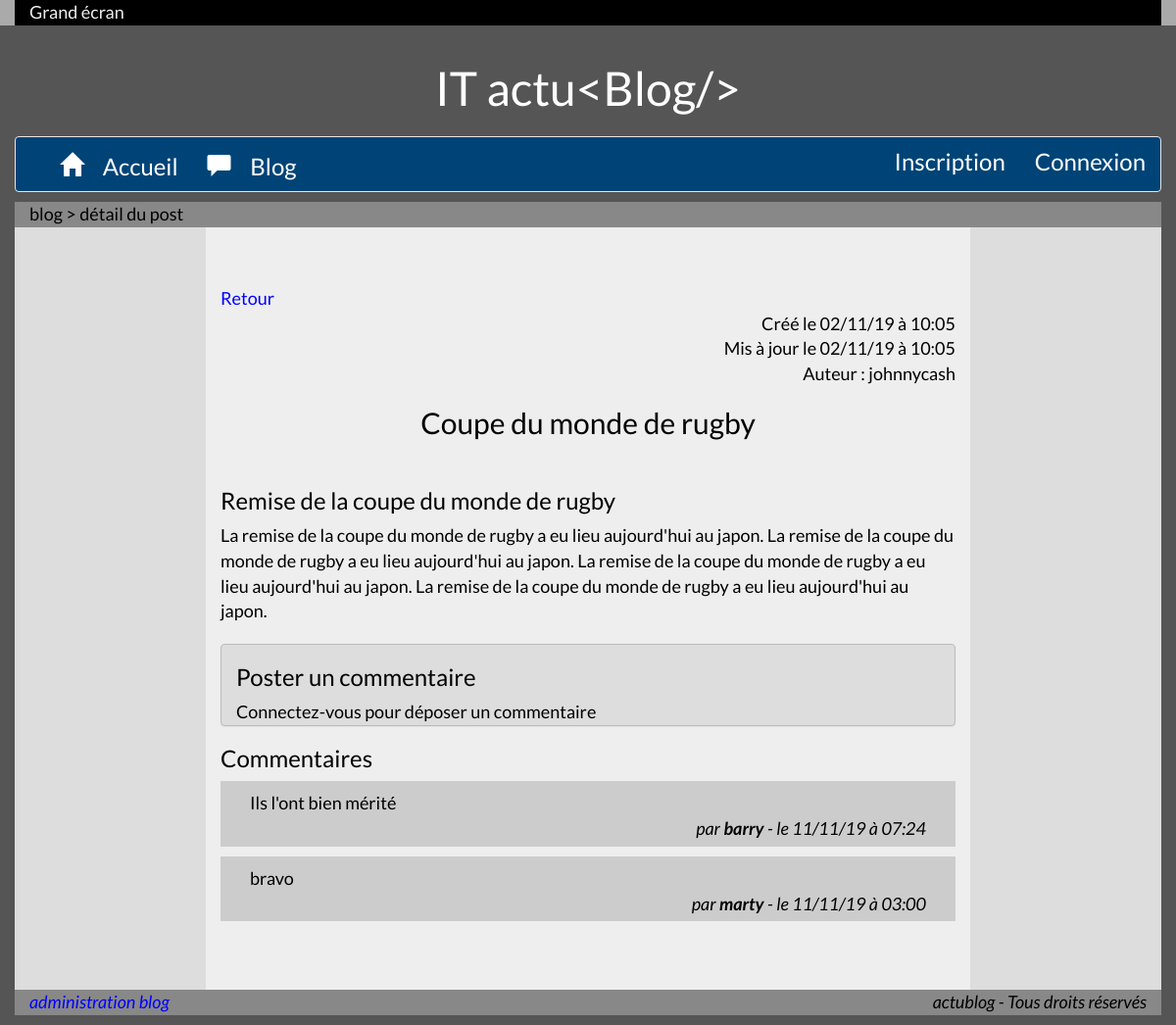
/blog/post/1, run on the app's committed database.
### tables this page shows
CREATE TABLE IF NOT EXISTS `post` (
  `id_post` int(11) NOT NULL AUTO_INCREMENT,
  `title` varchar(100) NOT NULL,
  `headnote` varchar(500) NOT NULL,
  `content` text NOT NULL,
  `creation_time` datetime NOT NULL,
  `revision_time` datetime NOT NULL,
  `id_user` int(11) NOT NULL,
  PRIMARY KEY (`id_post`),
  KEY `id_user` (`id_user`)
);

CREATE TABLE IF NOT EXISTS `user` (
  `id_user` int(11) NOT NULL AUTO_INCREMENT,
  `username` varchar(100) NOT NULL,
  `email` varchar(100) NOT NULL,
  `password_hash` char(60) NOT NULL,
  `register_date` date NOT NULL,
  `admin_granted` tinyint(1) NOT NULL DEFAULT '0',
  PRIMARY KEY (`id_user`)
);

CREATE TABLE IF NOT EXISTS `comment` (
  `id_comment` int(11) NOT NULL AUTO_INCREMENT,
  `content` text NOT NULL,
  `validated` tinyint(1) NOT NULL,
  `creation_time` datetime NOT NULL,
  `id_post` int(11) NOT NULL,
  `id_user` int(11) NOT NULL,
  PRIMARY KEY (`id_comment`),
  KEY `id_post` (`id_post`),
  KEY `id_user` (`id_user`)
);

### core/View.php (called while the page is built, shortened)
<?php
class View
{
    public function __construct(string $page, string $view, array $vars, bool $noView = false)
    {
        $this->session = new Session();
        $this->render($page, $view, $vars, $noView);
    }
    public function render(string $page, string $view, array $vars, bool $noView = false)
    {
        if ($noView != false) {
            $content_for_layout = $noView;
        } else {
            extract($vars);
            if (substr($page, 0, 6) == 'admin_') {
                $pathBase = 'views/backend/';
            } else {
                $pathBase = 'views/frontend/';
            }
            if (is_file($pathBase . $page . '/' . $view . '.php')) {
                include ROOT . $pathBase . $page . '/' . $view . '.php';
            } else {
                $content_for_layout = 'NO VIEW';
            }
        }
    }
    public function url(string $page, string $action, array $params = array())
    {
        if (empty($params)) {
            return URLROOT . $page . '/' . $action;
        } else {
            return URLROOT . $page . '/' . $action . '/' . implode('/', $params);
        }
    }
}

### core/Controller.php (called while the page is built, shortened)
<?php
class Controller
{
    private $vars = array();
    public $noView = false;
    public function __construct(array $url)
    {
        $deducedMethodName = lcfirst(implode(array_map('ucfirst', explode('_', $url['action']))));
        call_user_func_array(array($this, $deducedMethodName), $url['params']);
        $this->callView($url['page'], $url['action']);
    }
    public function set(string $varname, $var)
    {
        $this->vars[$varname] = $var;
    }
    public function callView(string $page, string $view)
    {
        $oView = new View($page, $view, $this->vars, $this->noView);
    }
}

### index.php (called while the page is built, shortened)
<?php
require ROOT . '/core/Controller.php';
require ROOT . '/core/View.php';
$urlParts = explode('/', strtolower($_GET['rewrite']));
$url = array('page' => null, 'action' => null, 'params' => array());
if (count($urlParts) > 0) {
    $url['page'] = $urlParts[0];
}
if (count($urlParts) > 1) {
    $url['action'] = $urlParts[1];
}
if (count($urlParts) > 2) {
    $params = array_slice($urlParts, 2);
    foreach ($params as $param) {
        if (!empty($param)) {
            $url['params'][] = $param;
        }
    }
}
if (!empty($url['page'])) {
    $access = true;
    $basePath = 'controllers/frontend/';
    if (!$access) {
        $url = array('page' => 'common', 'action' => 'access_denied', 'params' => array());
        Controller::redirect($url);
    } else {
        $controllerName = implode(array_map('ucfirst', explode('_', $url['page']))) . 'Controller';
        if (is_file($basePath . $controllerName . '.php')) {
            if (!empty($url['action'])) {
                $methodName = lcfirst(implode(array_map('ucfirst', explode('_', $url['action']))));
                if (method_exists($controllerName, $methodName)) {
                    $url = array('page' => $url['page'], 'action' => $url['action'], 'params' => $url['params']);
                } else {
                    $url = array('page' => $url['page'], 'action' => 'index', 'params' => array());
                    Controller::redirect($url);
                }
            } else {
                $url = array('page' => $url['page'], 'action' => 'index', 'params' => array());
                Controller::redirect($url);
            }
        } else {
            $url = array('page' => 'common', 'action' => 'error404', 'params' => array());
            Controller::redirect($url);
        }
    }
} else {
    $url = array('page' => 'home', 'action' => 'index', 'params' => array());
    Controller::redirect($url);
}
$oController = new $controllerName($url);

### controllers/frontend/BlogController.php (called while the page is built, shortened)
<?php
class BlogController extends Controller
{
    public function post(int $idPost)
    {
        $postManager = new PostManager();
        $userManager = new UserManager();
        $commentManager = new CommentManager();
        $post = $postManager->get($idPost);
        $user = $userManager->get($post->idUser());
        $comments = $commentManager->getAllValidatedForPost($post->idPost());
        $usersWhoCommented = $userManager->getAllWhoDidValidatedCommentForPost($post->idPost());
    }
}

### modeles/Manager.php (called while the page is built, shortened)
<?php
class Manager
{
    private static $db = false;
    protected static function dbConnect()
    {
        $dbConn = new PDO('mysql:host=localhost;dbname=mvc_blog;charset=UTF8', 'root', '');
        $dbConn->setAttribute(PDO::ATTR_ERRMODE, PDO::ERRMODE_WARNING);
        return $dbConn;
    }
    public static function getDb()
    {
        if (self::$db == false) {
            self::$db = self::dbConnect();
        }
        return self::$db;
    }
}

### modeles/PostManager.php (called while the page is built, shortened)
<?php
class PostManager extends Manager
{
    public function get(int $idPost)
    {
        $req = self::getDb()->prepare('SELECT * FROM post WHERE id_post = :id;');
        $req->bindValue('id', $idPost);
        $req->execute();
        $row = $req->fetch();
        if ($row == false) {
            return false;
        } else {
            return new Post($row);
        }
    }
}

### modeles/Post.php (called while the page is built, shortened)
<?php
class Post
{
    private $idPost;
    private $title;
    private $headnote;
    private $content;
    private $revisionTime;
    private $idUser;
    public function idPost()
    {
        return $this->idPost;
    }
    public function title()
    {
        return $this->title;
    }
    public function headnote()
    {
        return $this->headnote;
    }
    public function content()
    {
        return $this->content;
    }
    public function revisionTime()
    {
        return $this->revisionTime;
    }
    public function idUser()
    {
        return $this->idUser;
    }
    public function setIdPost($id)
    {
        $this->idPost = $id;
    }
    public function setTitle($title)
    {
        $this->title = $title;
    }
    public function setHeadnote($headnote)
    {
        $this->headnote = $headnote;
    }
    public function setContent($content)
    {
        $this->content = $content;
    }
    public function setRevisionTime($revisionTime)
    {
        $this->revisionTime = $revisionTime;
    }
    public function setIdUser($idUser)
    {
        $this->idUser = $idUser;
    }
    public function hydrate(array $datas)
    {
        foreach ($datas as $fieldName => $data) {
            $fieldNameParts = explode('_', $fieldName);
            $methodName = 'set';
            foreach ($fieldNameParts as $fieldNamePart) {
                $methodName .= ucfirst($fieldNamePart);
            }
        }
    }
}

### modeles/UserManager.php (called while the page is built, shortened)
<?php
class UserManager extends Manager
{
    public function get(int $idUser)
    {
        $req = self::getDb()->prepare('SELECT * FROM user WHERE id_user = :id_user;');
        $req->bindValue('id_user', $idUser);
        $req->execute();
        $row = $req->fetch();
        if ($row == false) {
            return false;
        } else {
            return new User($row);
        }
    }
    public function getAllWhoDidValidatedCommentForPost(int $idPost)
    {
        $req = self::getDb()->prepare('
            SELECT u.*
            FROM user u, comment c
            WHERE u.id_user = c.id_user
            AND c.id_post = :id_post
            AND c.validated = 1
            GROUP BY u.id_user;
        ');
        $req->bindValue('id_post', $idPost);
        $req->execute();
        $usersWhoCommented = array();
        while ($row = $req->fetch()) {
            $usersWhoCommented[$row['id_user']] = new User($row);
        }
        return $usersWhoCommented;
    }
}

### modeles/User.php (called while the page is built, shortened)
<?php
class User
{
    private $username;
    public function username()
    {
        return $this->username;
    }
    public function setUsername($username)
    {
        $this->username = $username;
    }
    public function hydrate(array $datas)
    {
        foreach ($datas as $fieldName => $data) {
            $fieldNameParts = explode('_', $fieldName);
            $methodName = 'set';
            foreach ($fieldNameParts as $fieldNamePart) {
                $methodName .= ucfirst($fieldNamePart);
            }
        }
    }
}

### modeles/Session.php (called while the page is built, shortened)
<?php
class Session
{
    public function isSession(string $sessionVarName)
    {
        return isset($_SESSION[$sessionVarName]);
    }
}

### modeles/CommentManager.php (called while the page is built, shortened)
<?php
class CommentManager extends Manager
{
    public function getAllValidatedForPost(int $idPost)
    {
        $req = self::getDb()->prepare('
            SELECT * FROM comment
            WHERE id_post = :id_post
            AND validated = 1
            ORDER BY creation_time DESC;
        ');
        $req->bindValue('id_post', $idPost);
        $req->execute();
        $comments = array();
        while ($row = $req->fetch()) {
            $comments[] = new Comment($row);
        }
        return $comments;
    }
}

### modeles/Comment.php (called while the page is built, shortened)
<?php
class Comment
{
    private $content;
    private $creationTime;
    private $idUser;
    public function content()
    {
        return $this->content;
    }
    public function creationTime()
    {
        return $this->creationTime;
    }
    public function idUser()
    {
        return $this->idUser;
    }
    public function setContent($content)
    {
        $this->content = $content;
    }
    public function setCreationTime($creationTime)
    {
        $this->creationTime = $creationTime;
    }
    public function setIdUser($idUser)
    {
        $this->idUser = $idUser;
    }
    public function hydrate(array $datas)
    {
        foreach ($datas as $fieldName => $data) {
            $fieldNameParts = explode('_', $fieldName);
            $methodName = 'set';
            foreach ($fieldNameParts as $fieldNamePart) {
                $methodName .= ucfirst($fieldNamePart);
            }
        }
    }
}

### views/frontend/blog/post.php (the view, shortened to what this page needs)
<a href='<?= $this->url('blog', 'index'); ?>'>Retour</a>
<p class="text-right">Créé le <?= date('d/m/y à H:i', strtotime($post->revisionTime())); ?></p>
<p class="text-right">Mis à jour le <?= date('d/m/y à H:i', strtotime($post->revisionTime())); ?></p>
<p class="text-right">Auteur : <?= $user->username(); ?></p>
<h2 class="col-xs-12 text-center" id="title"><?= $post->title(); ?></h2>
<h3><?= $post->headnote(); ?></h3>
<p><?= $post->content(); ?></p>
<div class="col-xs-12 panel">
    <h3>Poster un commentaire</h3>
    <?php if ($this->session->isSession('connected')) : ?>
        <form method="post" action="/blog/post/<?= $post->idPost(); ?>">
            <div class="form-group">
                <p><textarea class="form-control" name="comment" placeholder="Votre commentaire"/></textarea></p>
            </div>
            <button class="btn pull-right">Envoyer</button>
            <div class="clearfix"></div>
        </form>
        <?= $feedback ?>
    <?php else : ?>
        <p>Connectez-vous pour déposer un commentaire</p>
    <?php endif; ?>
</div>
<h3>Commentaires</h3>
<?php foreach ($comments as $comment) : ?>
<div class="col-xs-12 comment">
    <p class="col-xs-12"><?= nl2br($comment->content()); ?></p>
    <p class="col-xs-12 text-right comment-source">
        par
        <span class="bold"><?= $usersWhoCommented[$comment->idUser()]->username(); ?></span> - le
        <?= date('d/m/y à H:i', strtotime($comment->creationTime())); ?>
    </p>
</div>
<?php endforeach; ?>

### public/css/main.css (style rules this page uses)
body { background-color: #555; font-family: 'Lato', sans-serif; font-size: 18px; color: #000; }
#title { padding-bottom: 40px; }
a { color: blue; }
p { margin-bottom: 0 }
.comment { background-color: #ccc; padding-top: 10px; padding-bottom: 5px; margin-bottom: 10px; }
.comment-source { font-style: italic; }
.bold { font-weight: bold; }
.panel { background-color:#ddd; border:1px solid #bbb; }

### data on the page
post: revision_time "02/11/19 à 10:05", title "Coupe du monde de rugby", headnote "Remise de la coupe du monde de rugby", content "La remise de la coupe du monde de rugby a eu lieu aujourd'hui au japon. La remise de la coupe du monde de rugby a eu lieu aujourd'hui au japon. La remise de la coupe du monde de rugby a eu lieu aujourd'hui au japon. La remise de la coupe du monde de rugby a eu lieu aujourd'hui au japon."
user: username "johnnycash"
comment: content "Ils l'ont bien mérité", id_user.username "barry", creation_time "11/11/19 à 07:24"
comment: content "bravo", id_user.username "marty", creation_time "11/11/19 à 03:00"

### other printed values
$title "blog > détail du post"
